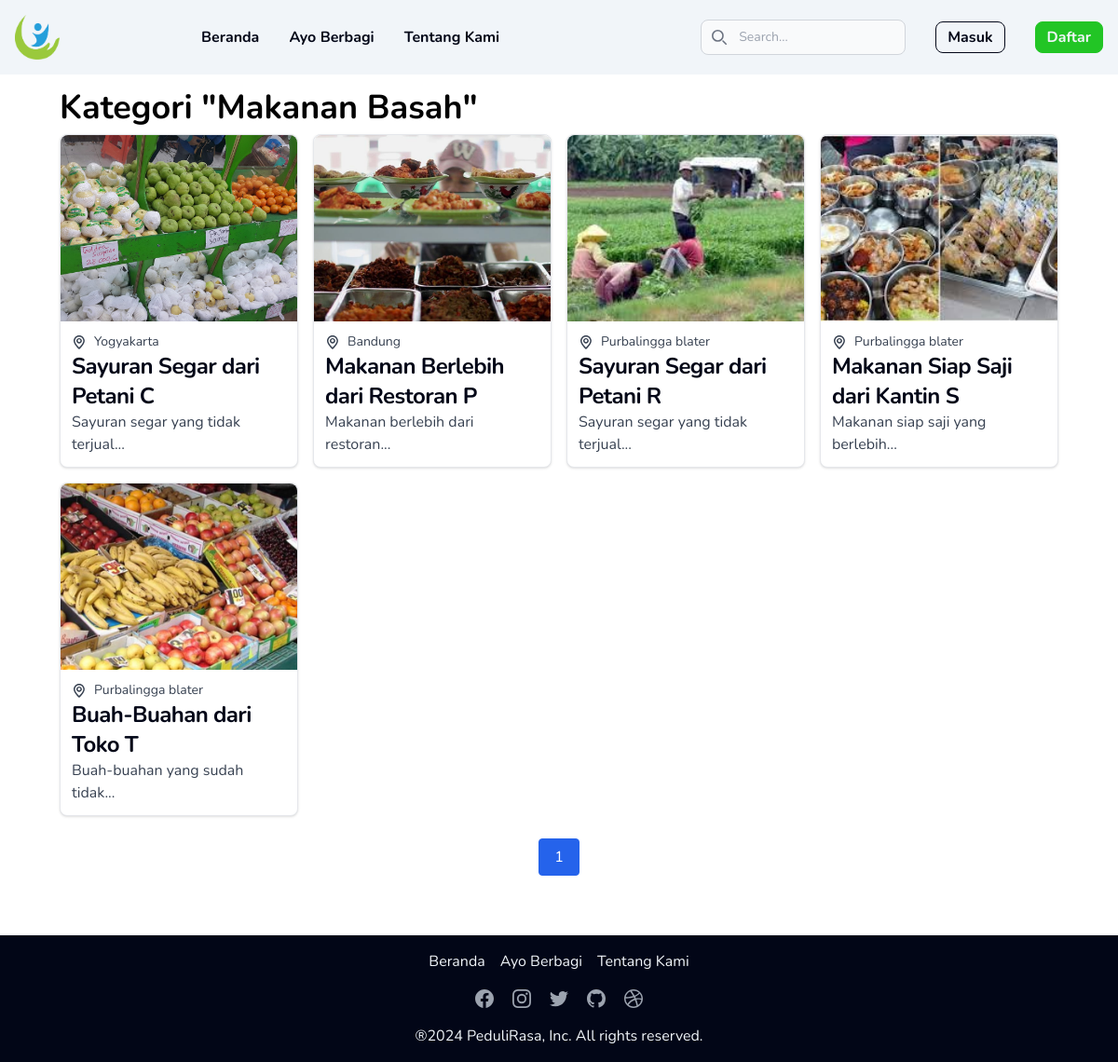
Page /post/search?categories=1 on the committed database.
### tables this page shows
CREATE TABLE `posts` (
  `post_id` int NOT NULL,
  `title` varchar(255) NOT NULL,
  `description` text NOT NULL,
  `post_date` datetime NOT NULL,
  `location` varchar(255) NOT NULL,
  `created_at` timestamp NOT NULL DEFAULT CURRENT_TIMESTAMP,
  `user_id` int NOT NULL,
  `category_id` int DEFAULT NULL
);

CREATE TABLE `post_images` (
  `image_id` int NOT NULL,
  `post_id` int DEFAULT NULL,
  `image_name` varchar(255) NOT NULL
);

### app/App/View.php (called while the page is built, shortened)
<?php
class View
{
    public static function render(string $view, $model)
    {
        require __DIR__ . '/../View/header.php';
        require __DIR__ . '/../View/' . $view . '.php';
        require __DIR__ . '/../View/footer.php';
    }
}

### app/Controller/HomeController.php (called while the page is built, shortened)
<?php
class HomeController
{
    private PostService $postService;
    public function __construct()
    {
        $connection = Database::getConnection();
        $postRepository = new PostRepository($connection);
        $categoryRepository = new CategoryRepository($connection);
        $postImagesRepository = new PostImagesRepository($connection);
        $userRepository = new UserRepository($connection);
        $this->postService = new PostService($postRepository, $categoryRepository, $postImagesRepository, $userRepository);
    }
    function search(): void
    {
        $model = [
            "title" => "Cari Postingan",
        ];
        $request = new SearchPostRequest();
        $request->title = $_GET['title'] ?? null;
        if (!empty($_GET['categories'])) {
            $request->categories = array_map('intval', explode(',', $_GET['categories']));
        } else {
            $request->categories = [];
        }
        $request->page = isset($_GET['page']) ? (int)$_GET['page'] : 1;
        try {
            $response = $this->postService->search($request);
            $model["posts"] = $response->posts;
            $model["all_posts"] = $this->postService->totalPosts($request->title,$request->categories);
            View::render('Home/search', model: $model);
        } catch (ValidationException $e) {
            Flasher::setFlash("Maaf", $e->getMessage(), "danger");
            View::redirect('/');
        }
    }
}

### public/index.php (called while the page is built, shortened)
<?php
Router::run();

### app/Repository/PostRepository.php (called while the page is built, shortened)
<?php
class PostRepository
{
    private \PDO $connection;
    public function __construct(\PDO $connection)
    {
        $this->connection = $connection;
    }
    public function search(?string $title, ?array $categories, int $page = 1): array
    {
        $limit = 20;
        $offset = ($page - 1) * $limit;
        $query = "SELECT post_id, title, description, post_date, location, user_id, category_id FROM posts WHERE 1=1";
        $params = [];
        if (!empty($categories)) {
            $query .= " AND category_id IN (" . implode(',', array_fill(0, count($categories), '?')) . ")";
            $params = array_merge($params, $categories);
        }
        $query .= " LIMIT ? OFFSET ?";
        $statement = $this->connection->prepare($query);
        foreach ($params as $index => $param) {
            $statement->bindValue($index + 1, $param);
        }
        $statement->bindValue(count($params) + 1, $limit, \PDO::PARAM_INT);
        $statement->bindValue(count($params) + 2, $offset, \PDO::PARAM_INT);
        $statement->execute();
        $posts = [];
        while ($rows = $statement->fetchAll()) {
            foreach ($rows as $row) {
                $post = new Post();
                $post->id = $row['post_id'];
                $post->title = $row['title'];
                $post->description = $row['description'];
                $post->postDate = new \DateTime($row['post_date']);
                $post->location = $row['location'];
                $post->userId = $row['user_id'];
                $post->categoryId = $row['category_id'];
                $posts[] = $post;
            }
        }
        return $posts;
    }
}

### app/Service/PostService.php (called while the page is built, shortened)
<?php
class PostService
{
    private PostRepository $postRepository;
    private PostImagesRepository $postImagesRepository;
    public function __construct(PostRepository $postRepository, CategoryRepository $categoryRepository, PostImagesRepository $postImagesRepository, UserRepository $userRepository)
    {
        $this->postImagesRepository = $postImagesRepository;
        $this->postRepository = $postRepository;
    }
    public function search(SearchPostRequest $request): SearchPostResponse
    {
        try {
            $posts = $this->postRepository->search(
                $request->title,
                $request->categories,
                $request->page
            );
            foreach ($posts as $post) {
                $images = $this->postImagesRepository->findByPostId($post->id);
                if (!empty($images)) {
                    $post->bannerImage = $images[0]->imageName;
                } else {
                    $post->bannerImage = null;
                }
            }
            $res = new SearchPostResponse();
            $res->posts = $posts;
            return $res;
        } catch (\Exception $e) {
            throw $e;
        }
    }
}

### app/View/Components/utils.php (called while the page is built, shortened)
<?php
function truncateText($text, $length = 100, $suffix = '...') {
    $text = strip_tags($text);
    $truncated = mb_substr($text, 0, $length);
    $lastSpace = mb_strrpos($truncated, ' ');
    if ($lastSpace !== false) {
        $truncated = mb_substr($truncated, 0, $lastSpace);
    }
    return $truncated . $suffix;
}

### app/View/Home/search.php (the view, shortened to what this page needs)
<?php
$posts = $model['posts'] ?? [];
$totalPosts = $model['all_posts'] ?? 0;
$perPage = 20;
$totalPages = (int) ceil($totalPosts / $perPage);
$category = ["Makanan Basah", "Makanan Kering", "Minuman", "Jumat Berkah", "Peduli Sosial", "Bakti Sosial", "Semua Kategori"];
$num = $_GET["categories"] ?? 7;
$text = "Kategori \"";
if ($num == "1,2,3" or $num == "4,5,6") {
    $text = $category[6];
} else {
    $text .= $category[$num - 1] . "\"";
}
$page = isset($_GET['page']) ? (int)$_GET['page'] : 1;
$current_path = $_SERVER["REQUEST_URI"];
$base_url = strtok($current_path, '?');
$query_params = $_GET;
unset($query_params['page']);
?>
<div class="pt-24 pb-8 section-padding-x min-h-screen">
    <div class="container max-w-screen-xl">
        <div class="mb-8">
            <h2 class="sub-header-font-size font-bold mb-2">
                <?= isset($_GET["title"]) ? "Hasil pencarian dari \"" . $_GET["title"] . "\"" : "$text" ?>
            </h2>
            <div class="grid grid-cols-2 md:grid-cols-3 lg:grid-cols-4 gap-4 justify-between">
                <?php foreach ($posts as $post) : ?>
                    <div class="card max-w-[300px] aspect-square bg-white border border-gray-200 rounded-lg shadow">
                        <a href="/post/detail/<?= $post->id ?>">
                            <img class="rounded-t-lg object-cover w-full max-h-[200px] aspect-square"
                                 src="/images/posts/<?= $post->bannerImage ?>" alt="banner <?= $post->title ?>"/>
                        </a>
                        <div class="p-3">
                            <p class="price-title-font-size text-gray-700 flex items-center gap-2 extra-small-font-size">
                                <span><?= $post->location ?></span>
                            </p>
                            <h5 class="card-title-font-size font-bold tracking-tight line leading-3 text-dark-base">
                                <a href="/post/detail/<?= $post->id ?>"><?= $post->title ?></a>
                            </h5>
                            <p class="description-card-font-size font-normal text-gray-700">
                                <?= truncateText($post->description, 35) ?>
                            </p>
                        </div>
                    </div>
                <?php endforeach; ?>
            </div>
            <div class="pagination-numbers mt-6 text-center">
                <ul class="inline-flex -space-x-px">
                    <?php for ($i = 1; $i <= $totalPages; $i++): ?>
                        <?php $query_params['page'] = $i; ?>
                        <li>
                            <a href="<?= $base_url . '?' . http_build_query($query_params) ?>"
                               class="flex items-center justify-center px-4 h-10 leading-tight <?= $i === $page ? 'text-white bg-blue-600 border border-blue-600' : 'text-gray-500 bg-white border border-gray-300 hover:bg-gray-100' ?> <?= $i === 1 ? 'rounded-l' : '' ?> <?= $i === $totalPages ? 'rounded-r' : '' ?>">
                                <?= $i ?>
                            </a>
                        </li>
                    <?php endfor; ?>
                </ul>
            </div>
        </div>
    </div>
</div>

### app/App/Router.php (shortened to what this page needs)
<?php
class Router
{
    private static array $routes = [];
    public static function add(string $method,
                               string $path,
                               string $controller,
                               string $function,
                               array  $middlewares = []): void
    {
        self::$routes[] = [
            'method' => $method,
            'path' => $path,
            'controller' => $controller,
            'function' => $function,
            'middleware' => $middlewares
        ];
    }
    public static function run(): void
    {
        $path = '/';
        if (isset($_SERVER['PATH_INFO'])) {
            $path = $_SERVER['PATH_INFO'];
        }
        $method = $_SERVER['REQUEST_METHOD'];
        foreach (self::$routes as $route) {
            $pattern = "#^" . $route['path'] . "$#";
            if (preg_match($pattern, $path, $variables) && $method == $route['method']) {
                $function = $route['function'];
                $controller = new $route['controller'];
                array_shift($variables);
                call_user_func_array([$controller, $function], $variables);
                return;
            }
        }
    }
}

### rows in the picture
posts: post_images.image_name (picture), location "Yogyakarta", title "Sayuran Segar dari Petani C", description "Sayuran segar yang tidak terjual..."
posts: post_images.image_name (picture), location "Bandung", title "Makanan Berlebih dari Restoran P", description "Makanan berlebih dari restoran..."
posts: post_images.image_name (picture), location "Purbalingga blater", title "Sayuran Segar dari Petani R", description "Sayuran segar yang tidak terjual..."
posts: post_images.image_name (picture), location "Purbalingga blater", title "Makanan Siap Saji dari Kantin S", description "Makanan siap saji yang berlebih..."
posts: post_images.image_name (picture), location "Purbalingga blater", title "Buah-Buahan dari Toko T", description "Buah-buahan yang sudah tidak..."
